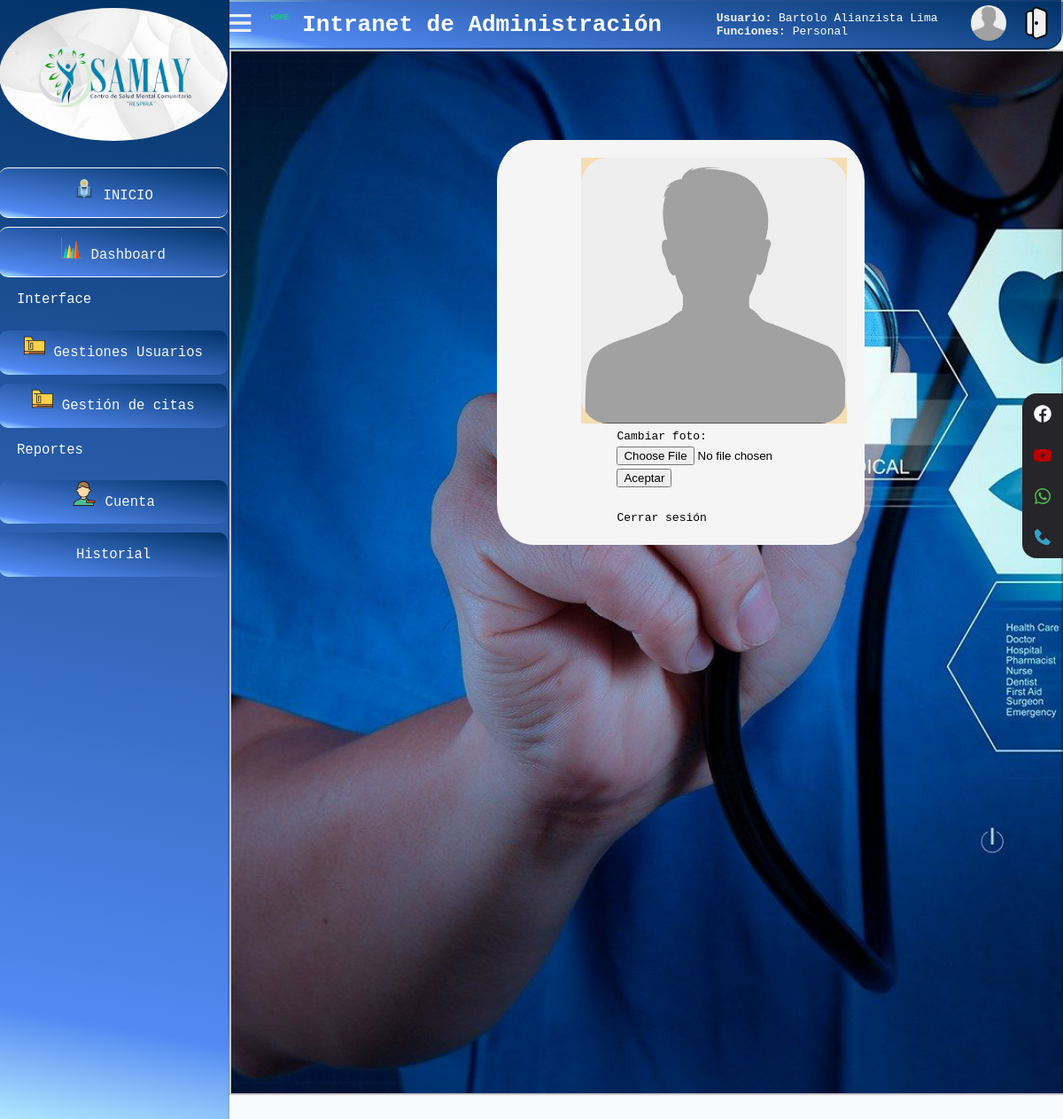
Page /GESTION_PROYECTO_WEB/indexCuenta.php (signed in) on the committed database.
### tables this page shows
CREATE TABLE `dim_usuario` (
  `DNI` int(11) NOT NULL,
  `ROL` varchar(15) NOT NULL,
  `NOMBRES` varchar(30) NOT NULL,
  `APELLIDO_P` varchar(20) NOT NULL,
  `APELLIDO_M` varchar(20) NOT NULL,
  `EDAD` int(3) NOT NULL,
  `SEXO` varchar(10) NOT NULL,
  `NRO_CELULAR` int(13) NOT NULL,
  `DEPARTAMENTO` varchar(30) NOT NULL,
  `PROVINCIA` varchar(30) NOT NULL,
  `DISTRITO` varchar(30) NOT NULL,
  `FOTO` varchar(50) DEFAULT 'NULL.JPG'
);

### GESTION_PROYECTO_WEB/Principal/index.php (the view, shortened to what this page needs)
<?php
$usuario=$_SESSION["user"];
include("../conexionPDO.php");
$cons2=$conexion->query("SELECT*FROM login WHERE USUARIO='$usuario'");
$res2=$cons2->fetchAll(PDO::FETCH_OBJ);
foreach ($res2 as $user):
$correoDNI=$user->DNI;
endforeach;
$cons=$conexion->query("SELECT*FROM dim_usuario WHERE DNI='$correoDNI'");
$res=$cons->fetchAll(PDO::FETCH_OBJ);
?>
<!DOCTYPE html>
<html lang="en">
<head>
</head>
<body>
<div class="contenedor-general">
<div class="header">
<div style="margin-left:-115px;"><a href="#" name="salir-session"><img src="../z_recursos/img/bx-menu.svg"></a></div>
    <a href="http://localhost/GESTION_PROYECTO_WEB/Principal/dashboard.php"><h6 id="home">HOME</h6></a>
    <h1>Intranet de Administración </h1>
<div class="contenedor-perfil">
    <div class="informacion"><p>
    <b>   <label style="color:whitesmoke">Usuario: </b><?php
        foreach ($res as $usuarios):
       echo  "  ",$usuarios->NOMBRES;
       echo " ",$usuarios->APELLIDO_P;
       echo " ",$usuarios->APELLIDO_M;
      ?> <b><br><label style="color:whitesmoke">Funciones:</b>
      <?php echo "", $usuarios->ROL; ?>
      <?php
    endforeach;
       ?></label>
    </p></div></div>
    <div>
    <?php
$sqlFoto2=$conexion->query("SELECT*FROM dim_usuario WHERE DNI='$correoDNI'");
$resultFot=$sqlFoto2->fetchAll(PDO::FETCH_OBJ);
foreach ($resultFot as $UserL):
$nombreIMG=$UserL->FOTO;
endforeach;
    ?>
        <img  class="imagen_bd" src="/img/<?php echo $nombreIMG?>"  alt="">
    </div>
    <div class="cerrar-buttom"><a href="../y_Login/cerrarsesion.php" name="salir-session"><img src="../z_recursos/icons/salir_door.svg"></a></div>
</div>
<div class="sidebar">
    <div style="margin-top:10px; margin-bottom:20px;" class="logoelement elemento principal">
        <img  class="logo" src="../z_recursos/img/logo_samay.png" alt="logo">
    </div>
    <div class="elemento dashboard"><p><img class="icon-user"  style="margin-top:-5px;width:24px; height:24px;"  src="../z_recursos/img/inicio.svg" alt=""> <a href="../Principal/dashboard.php">INICIO</a></p></div>
    <div class="elemento dashboard"><p><img class="icon-user"  style="margin-top:-5px;width:24px; height:24px;"  src="../z_recursos/img/dash.svg" alt=""> <a href="#" onclick="alert('EN DESARROLLO');">Dashboard</a></p></div>
    <div class="etiqueta"><p>Interface</p></div>
    <div class="elemento usuarios">
    <a class="GestionUsers" href="#"> <p><img class="icon-user" style="margin-top:-10px;width:24px; height:24px;" src="../z_recursos/icons/gestion.svg" alt=""> Gestiones Usuarios  </p></a>
   </div>
   <div class="elemento citas">  <a href="#" class="elementCitas"><p><img class="icon-user"  style="margin-top:-10px;width:24px; height:24px;"  src="../z_recursos/icons/gestion.svg" alt="">   Gestión de citas</p></a>
</div>
    <div class="etiqueta"><p>Reportes</p></div>
    <div class="elemento ver-usuarios"> <a href="#" class="elementUsuarios"><p><img class="icon-user" style="margin-top:-15px;width:28px; height:28px;" src="../z_recursos/icons/user-color.svg" alt="">  Cuenta</p></a>
</div>
<div class="elemento ver-historial"><a  href="#" class="elementHistorial"><p>Historial</p><a  href="#">
</div>
</div>
<div class="socialbar">
<a href="#" class="icono icono_facebook" target="_blank"><img src="../z_recursos/icons/facebook_2.svg"></a>
<a  href="#" class="icono twitter" target="_blank"><img src="../z_recursos/icons/youtube.svg"></a>
<a  href="#" class="icono whatsapp" target="_blank"><img src="../z_recursos/icons/whatsapp.svg"></a>
<a  href="#" class="icono icono_instagram" target="_blank"><img src="../z_recursos/icons/telefono.svg"></a>
</div>

### GESTION_PROYECTO_WEB/indexCuenta.php (shortened to what this page needs)
<?php
include('../Principal/index.php')
?>
<?php
$sqlFoto2=$conexion->query("SELECT*FROM dim_usuario WHERE DNI='$correoDNI'");
$resultFot=$sqlFoto2->fetchAll(PDO::FETCH_OBJ);
foreach ($resultFot as $UserL):
$nombreIMG=$UserL->FOTO;
endforeach;
    ?>
<div class="contenido">
<form action="datos_imagen.php" class="formulario_imagen"  method="POST" enctype="multipart/form-data">
<div class="contenedor_img">
<img  class="imagen_bd" style="width:100%;height:100%;border-radius:10% !important;"src="/img/<?php echo $nombreIMG?>"  alt="">
</div>
<table style="margin-left:30%;">
<tr >
    <td>
      <tr><td><label for="imagen">Cambiar foto: </label></td></tr>
      <tr><td><input type="file" name="imagen" size="20"></td></tr>
      <tr><td colspan="2"><input type="submit" value="Aceptar"></td></tr>
      <tr><td></td></tr>
      <tr><td></td></tr>
      <tr><td><br>Cerrar sesión</b></td></tr>
    </td>
</tr>
</table>
</form>
</div>

### GESTION_PROYECTO_WEB/Principal/index.php (style rules this page uses)
:root { --amarillo:#f6c23e; --verde:#1cc88a; --morado:#4e73df; --celeste:#36b9cc; --rojo:#e74a3b; --negro:#25252a; --blanco:#f8f9fc; --plomo:#37383e; --rojodegradado:linear-gradient(45deg, blue, red); --rojodegradado2:linear-gradient(to left top, blue, red); --rojoverdoso:linear-gradient(0deg, blue, green 40%, red); --triplecolor: linear-gradient(to right,red 20%,orange 20% 40%,yellow 40% 60%,green 60% 80%,blue 80%); --verdenegro:linear-gradient(45deg, rgb(2, 2, 2), rgb(0, 255, 136)); --rasta:linear-gradient(red, yellow, green); --celeste2:linear-gradient(45deg, rgb(14, 13, 13), rgb(5, 196, 196)); --blanco2:linear-gradient(100deg, rgb(255, 255, 255), rgb(5, 196, 196)); }
body { background:var(--blanco); margin:0px; font-family: monospace; }
.contenedor-general { display:grid; grid-template-areas: 'sidebar header header' 'sidebar contenido contenido'; grid-template-rows: 3.5rem 100% 3.5rem ; grid-template-columns:16rem; }
a { text-decoration: none !important; color:var(--blanco) !important; }
.header { grid-area:header; background-image: linear-gradient(10deg, #b2eaff 0, #5389f2 10%, #003265 100%); border-bottom-right-radius: 20px; border:2px solid rgba(0, 0, 0, 0.196); padding-top:0px; display:flex; justify-content: space-around; align-items: center; padding-left:100px; }
.contenedor-perfil { margin-left:10px; width:35%; display:flex; flex-direction:row; justify-content:center; color:white; }
body { background-color: #f8f9fc; }
.sidebar { grid-area:sidebar; display:flex !important; flex-direction: column !important; border:2px solid rgba(0, 0, 0, 0.196) !important; margin:-3px !important; font-size: 1.2em !important; height: 100% !important; background-image: linear-gradient(10deg, #b2eaff 0, #5389f2 10%, #003265 100%); border-left:10px solid #25252a; margin-bottom:60px !important; }
.elemento { text-align:start; color:var(--blanco); background: #25252a; margin-top:10px; border-radius: 10px; background-image: linear-gradient(10deg, #b2eaff 0, #5389f2 10%, #003265 100%); }
.principal { background:url("../z_recursos/img/fondo_blanco.jpg"); border-radius: 50%; background-repeat: no-repeat; background-size: cover; text-align: center; }
.logo { width:70%; margin: 40px; }
.dashboard { border-bottom:1px solid var(--blanco); border-top:1px solid var(--blanco); text-align: center; }
.usuarios { text-align: center; }
.GestionUsers { display: block; }
.logoelement { height: 150px; }
.ver-usuarios { text-align: center; }
.ver-historial { text-align: center; }
.citas { text-align: center; }
.etiqueta { margin-left: 20px; color:var(--blanco); }
.contenido { grid-area:contenido; background: var(--white); border:2px solid rgba(0, 0, 0, 0.196); margin-left: 3px; }
.header h1 { animation-name:animacion; animation-duration:2s; animation-iteration-count: infinite; font-size: 2em; color:white; }
.socialbar { position:fixed; right: 0; top:35%; font-size:1.5rem; display:flex; flex-direction:column; align-items: flex-end; z-index: 100; }
.icono { color:white; text-decoration: none; padding: .7rem; display:flex; transition:all .5s; }
.icono_facebook { background:var(--negro); }
.whatsapp { background:var(--negro); }
.twitter { background:var(--negro); }
.icono_instagram { background:var(--negro); }
.icono:first-child { border-radius:1rem 0 0 0; }
.icono:last-child { border-radius:0 0 0 1rem; }
#home { color:#1cc88a; margin-top:5px; animation-name:animationHome; animation-duration:5s; animation-iteration-count: infinite; }
.imagen_bd { width:40px; height:40px; border-radius:50%; }

### GESTION_PROYECTO_WEB/indexCuenta.php (style rules this page uses)
.sidebar { grid-area:sidebar; display:flex !important; flex-direction: column !important; border:2px solid rgba(0, 0, 0, 0.196) !important; font-size: 1.2em !important; height: 153.8% !important; }
.contenido { height: 153%; z-index: 3; background-image: url("../z_recursos/img/fondo_gestion.jpg"); background-repeat: no-repeat; background-size: cover; }
.formulario_imagen { width:40%; background-color:whitesmoke; margin-left:300px; margin-top:100px; border-radius: 10%; padding:20px; }
.contenedor_img { background-color:wheat; margin-left:20%;width:300px;height:300px; }

### rows in the picture
dim_usuario: NOMBRES "Bartolo", APELLIDO_P "Alianzista", APELLIDO_M "Lima", ROL "Personal", FOTO (placeholder picture)
